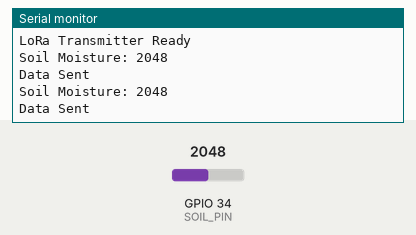
Simulated run of this sketch. Board: ESP32. Parts: the last lines printed to the serial monitor. The inputs (shaded band) are chosen by the test bench; at power-on: GPIO 34 (SOIL_PIN) = 2048. No radio packets arrive unless stated.

Above: at 5.8 s.
5.9 s: GPIO 34 (SOIL_PIN) set to 2866
At 11.5 s:
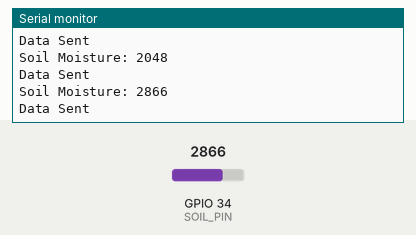
11.9 s: GPIO 34 (SOIL_PIN) set to 3603
At 16.4 s:
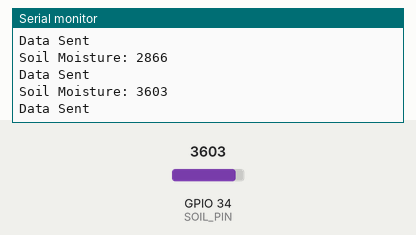
Timing chart, 0 to 17.9 s (numbered marks = the images above; inputs shaded):
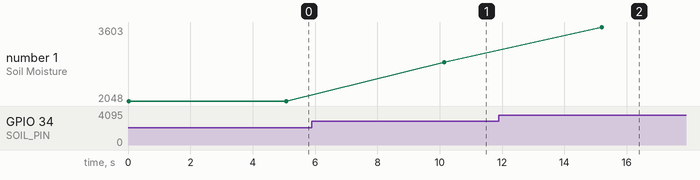

The sketch:

sensor_node.ino
```cpp
#include <SPI.h>
#include <LoRa.h>

#define SS_PIN 5
#define RST_PIN 14
#define DIO0_PIN 26

#define SOIL_PIN 34

void setup() {
  Serial.begin(115200);

  LoRa.setPins(SS_PIN, RST_PIN, DIO0_PIN);

  if (!LoRa.begin(433E6)) {
    Serial.println("LoRa Init Failed!");
    while (1);
  }

  Serial.println("LoRa Transmitter Ready");
}

void loop() {

  int moisture = analogRead(SOIL_PIN);

  Serial.print("Soil Moisture: ");
  Serial.println(moisture);

  LoRa.beginPacket();
  LoRa.print("Moisture=");
  LoRa.print(moisture);
  LoRa.endPacket();

  Serial.println("Data Sent");

  delay(5000);
}
```

Measured:
- after the input at 5.9 s, the serial monitor: prints a new line after 4.2 s (image 1)
- after the input at 11.9 s, the serial monitor: prints a new line after 3.3 s (image 2)
- plotted number 1: 2048 → 2866 after the input at 5.9 s, 2866 → 3603 after the input at 11.9 s
